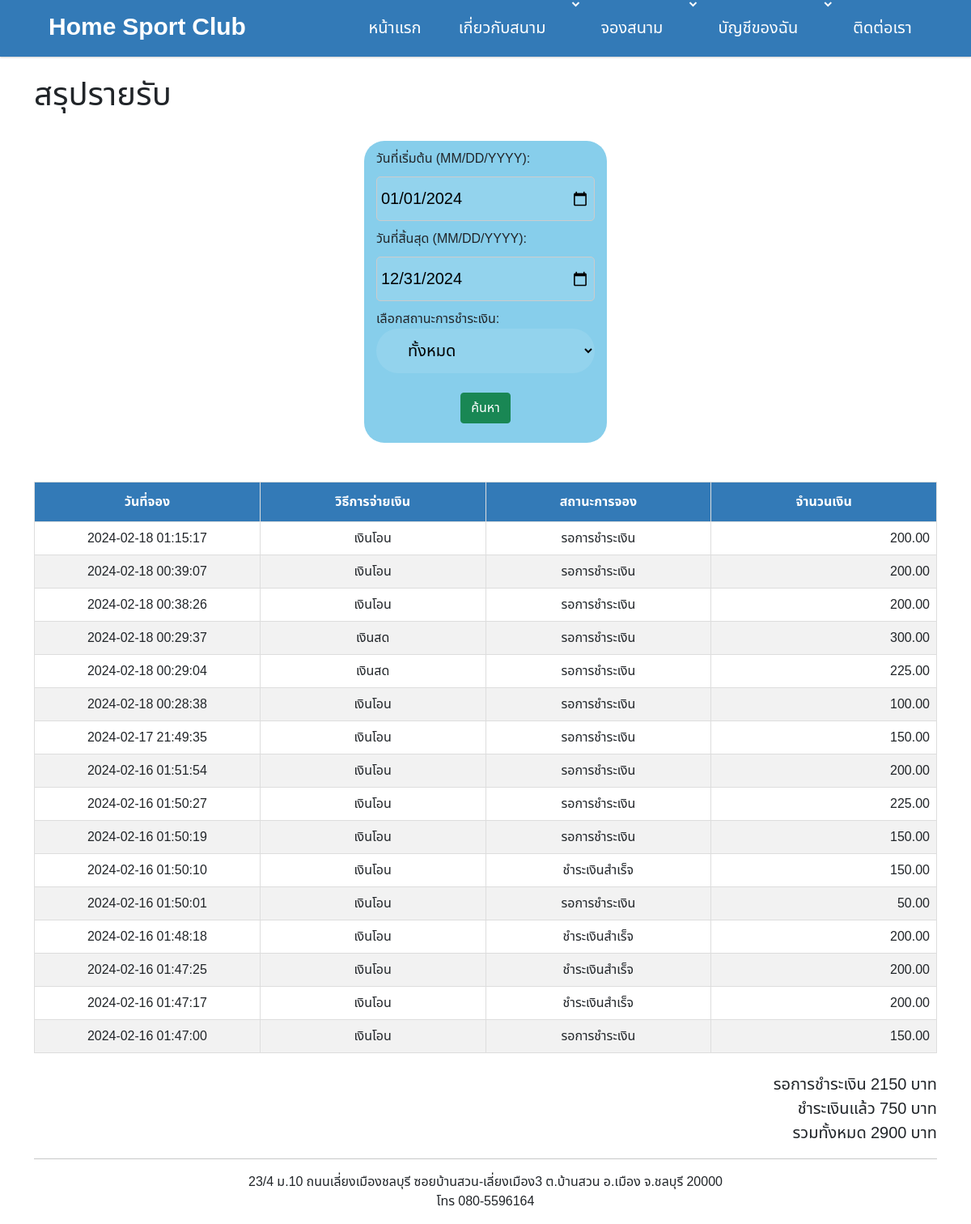
Screenshot of /badminton/summary_report.php (signed in) with the database file from the repository.
### tables this page shows
CREATE TABLE `booking` (
  `booking_id` int(11) NOT NULL,
  `user_id` int(11) NOT NULL COMMENT 't_user',
  `court_id` int(11) NOT NULL COMMENT 'm_court',
  `booking_start_time` datetime NOT NULL,
  `booking_end_time` datetime NOT NULL,
  `payment_type_id` int(11) NOT NULL,
  `payment_type_name` varchar(255) NOT NULL,
  `payment_id` int(11) DEFAULT NULL COMMENT 't_payment',
  `booking_status` tinyint(4) NOT NULL DEFAULT 1,
  `booking_price` decimal(10,2) NOT NULL,
  `promotion_id` int(11) DEFAULT NULL,
  `create_date` datetime NOT NULL,
  `edit_date` datetime DEFAULT NULL,
  `create_by` int(11) NOT NULL COMMENT 't_user',
  `edit_by` int(11) DEFAULT NULL COMMENT 't_user',
  `del` tinyint(1) NOT NULL
);

CREATE TABLE `payment_type` (
  `payment_type_id` int(11) NOT NULL,
  `payment_type_name` varchar(32) NOT NULL
);

### badminton/summary_report.php (the view, shortened to what this page needs)
<?php
include 'common/connect.php';
include "header.php";
$paid_amt = 0;
$wait_amt = 0;
$start_date = date('2024-01-01');
$end_date = date('2024-12-31');
$status = '%';
?>
<!DOCTYPE html>
<html lang="en">
<head>
    <link href='https://unpkg.com/boxicons@2.0.7/css/boxicons.min.css' rel='stylesheet'>
    <link rel="stylesheet" href="css/boostrap/css/bootstrap.min.css">
    <link rel="stylesheet" href="css/mytable.css">
</head>
<body>
    <div class="container">
        <br>
        <h1>สรุปรายรับ</h1>
        <br>
        <div class="container2">
            <form action="summary_report.php" method="POST" enctype="multipart/form-data">
                <div>
                <div class="input-field">
                    <label for="date" style="display: block; margin-bottom: 10px;">
                        วันที่เริ่มต้น (MM/DD/YYYY):
                    </label>
                    <input class="input" type="date" name="start_date" value="2024-01-01" required style="padding: 5px; border-radius: 5px;
            border: 1px solid #ccc; margin-bottom: 10px;">
                </div>
                <div class="input-field">
                    <label for="date" style="display: block; margin-bottom: 10px;">
                        วันที่สิ้นสุด (MM/DD/YYYY):
                    </label>
                    <input class="input" type="date" name="end_date" value="2024-12-31" required style="padding: 5px; border-radius: 5px;
            border: 1px solid #ccc; margin-bottom: 10px;">
                </div>
                </div>
                <div class="input-field">
                    <label for="status">เลือกสถานะการชำระเงิน:</label>
                    <select class="input" id="status" name="status">
                        <option value="%">ทั้งหมด</option>;
                    </select>
                </div>
                <div class="input-field">
                    <div align=center>
                        <button type="submit" class="btn btn-success" value="submit" name="submit">ค้นหา</button>
                    </div>
                    <div><br></div>
                </div>
            </form>
        </div>
        <br>
        <table id="customers">
            <BR>
            <thead>
                <tr>
                    <th width="10%">วันที่จอง</th>
                    <th width="10%">วิธีการจ่ายเงิน</th>
                    <th width="10%">สถานะการจอง</th>
                    <th width="10%">จำนวนเงิน</th>
                </tr>
            </thead>
            <tbody>
                <?php
                $sql = "SELECT
                            tu.user_name,
                            tu.user_tel,
                            tb.court_id,
                            tb.booking_status,
                            tb.booking_price,
                            mpt.payment_type_name,
                            tb.create_date
                        FROM
                            `booking` tb
                        LEFT JOIN `user` tu ON
                            tb.user_id = tu.user_id
                        LEFT JOIN `payment_type` mpt ON
                            mpt.payment_type_id = tb.payment_type_id
                        WHERE tb.booking_status LIKE '$status' AND ( tb.create_date BETWEEN '$start_date' AND '$end_date' ) AND NOT booking_status = 3
                        ORDER BY tb.create_date DESC;";
                $result = mysqli_query($conn, $sql);
                while ($row = mysqli_fetch_assoc($result)) {
                    echo "<td>" . $row["create_date"] .  "</td> ";
                    echo "<td>" . $row["payment_type_name"] .  "</td> ";
                    if ($row["booking_status"] == 1) {
                        $wait_amt = $wait_amt + $row["booking_price"];
                        echo "<td>รอการชำระเงิน</td> ";
                    } else if ($row["booking_status"] == 2) {
                        $paid_amt = $paid_amt + $row["booking_price"];
                        echo "<td>ชำระเงินสำเร็จ</td> ";
                    } else {
                        echo "<td>ยกเลิการจอง</td> ";
                    }
                    echo "<td style='text-align: right;' >" . $row["booking_price"] .  "</td> ";
                }
                $sum_amt = $wait_amt+$paid_amt;
                echo "</table>";
                echo "<br><label class='right'>รอการชำระเงิน " . $wait_amt . " บาท</label>";
                echo "<br><label class='right'>ชำระเงินแล้ว " . $paid_amt . " บาท</label>";
                echo "<br><label class='right'>รวมทั้งหมด " . $sum_amt . " บาท</label>";
                ?>
    </div>
    <?php include "footer.php" ?>
</body>
</html>

### badminton/css/style.css (style rules this page uses)
* { box-sizing: border-box; font-family: 'M PLUS Rounded 1c', sans-serif; font-family: 'Noto Sans Thai', sans-serif; }
body { margin: 0; background: #f4f4fb; }

### badminton/css/mytable.css (style rules this page uses)
#customers { font-family: Arial, Helvetica, sans-serif; border-collapse: collapse; width: 100%; }
#customers td { border: 1px solid #dddddd; padding: 8px; text-align: center; }
#customers th { border: 1px solid #ddd; padding: 8px; }
#customers th { padding-top: 12px; padding-bottom: 12px; text-align: center; background-color: #337ab7; color: white; }

### badminton/header.php (style rules this page uses)
* { margin: 0; padding: 0; box-sizing: border-box; font-family: 'M PLUS Rounded 1c', sans-serif; font-family: 'Noto Sans Thai', sans-serif; }
body { min-height: 100vh; }

### badminton/summary_report.php (style rules this page uses)
* { margin: 0; padding: 0; box-sizing: border-box; font-family: 'M PLUS Rounded 1c', sans-serif; font-family: 'Noto Sans Thai', sans-serif; }
body { min-height: 100vh; }
thead { background-color: #64C5D7; color: #000; }
.container2 { width: 300px; display: flex; flex-direction: column; padding: 10px 15px 0 15px; border-radius: 25px; background-color: skyblue; align-items: center; margin-left: auto; margin-right: auto; }
.input-field .input { height: 55px; width: 100%; border: none; border-radius: 30px; font-size: 20px; background: rgba(255, 255, 255, 0.1); outline: none; padding: 0 35px 0; }
.right { font-size: 20px; width: 100%; text-align: right; }

### rows the page displays
booking: create_date "2024-02-18 01:15:17", payment_type.payment_type_name "เงินโอน", booking_status "รอการชำระเงิน", booking_price "200.00"
booking: create_date "2024-02-18 00:39:07", payment_type.payment_type_name "เงินโอน", booking_status "รอการชำระเงิน", booking_price "200.00"
booking: create_date "2024-02-18 00:38:26", payment_type.payment_type_name "เงินโอน", booking_status "รอการชำระเงิน", booking_price "200.00"
booking: create_date "2024-02-18 00:29:37", payment_type.payment_type_name "เงินสด", booking_status "รอการชำระเงิน", booking_price "300.00"
booking: create_date "2024-02-18 00:29:04", payment_type.payment_type_name "เงินสด", booking_status "รอการชำระเงิน", booking_price "225.00"
booking: create_date "2024-02-18 00:28:38", payment_type.payment_type_name "เงินโอน", booking_status "รอการชำระเงิน", booking_price "100.00"
booking: create_date "2024-02-17 21:49:35", payment_type.payment_type_name "เงินโอน", booking_status "รอการชำระเงิน", booking_price "150.00"
booking: create_date "2024-02-16 01:51:54", payment_type.payment_type_name "เงินโอน", booking_status "รอการชำระเงิน", booking_price "200.00"
booking: create_date "2024-02-16 01:50:27", payment_type.payment_type_name "เงินโอน", booking_status "รอการชำระเงิน", booking_price "225.00"
booking: create_date "2024-02-16 01:50:19", payment_type.payment_type_name "เงินโอน", booking_status "รอการชำระเงิน", booking_price "150.00"
booking: create_date "2024-02-16 01:50:10", payment_type.payment_type_name "เงินโอน", booking_status "ชำระเงินสำเร็จ", booking_price "150.00"
booking: create_date "2024-02-16 01:50:01", payment_type.payment_type_name "เงินโอน", booking_status "รอการชำระเงิน", booking_price "50.00"
booking: create_date "2024-02-16 01:48:18", payment_type.payment_type_name "เงินโอน", booking_status "ชำระเงินสำเร็จ", booking_price "200.00"
booking: create_date "2024-02-16 01:47:25", payment_type.payment_type_name "เงินโอน", booking_status "ชำระเงินสำเร็จ", booking_price "200.00"
booking: create_date "2024-02-16 01:47:17", payment_type.payment_type_name "เงินโอน", booking_status "ชำระเงินสำเร็จ", booking_price "200.00"
booking: create_date "2024-02-16 01:47:00", payment_type.payment_type_name "เงินโอน", booking_status "รอการชำระเงิน", booking_price "150.00"

### other values shown
$wait_amt "2150"
$paid_amt "750"
$sum_amt "2900"
